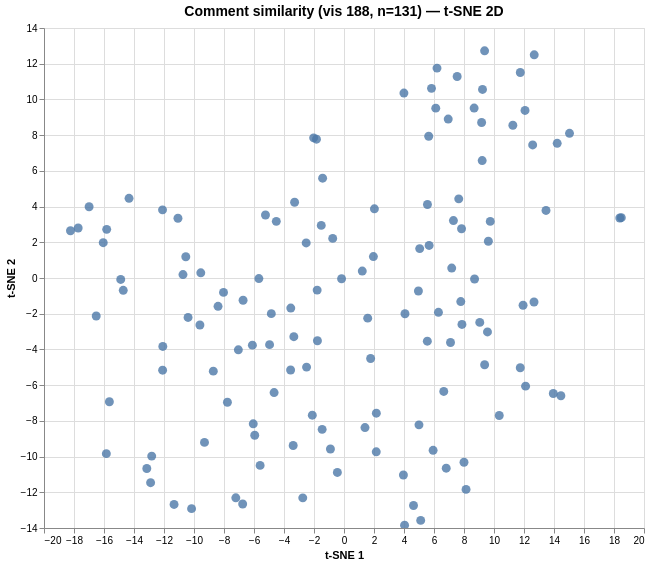

This figure's Vega-Lite source:
### Vega specification from a JSON file in a GitHub repository (floating-point values rounded to 4 significant figures; data arrays with more than 128 entries replaced by an {"elided": "..."} marker saying what was removed)
{"$schema": "https://vega.github.io/schema/vega/v6.json", "data": [{"name": "param_1e9efca18e7a2868_store"}, {"name": "source_0", "values": {"elided": "131 records"}}, {"name": "source_0_x_domain_dim_1", "values": [{"min": -18.23, "max": 18.49}]}, {"name": "source_0_y_domain_dim_2", "values": [{"min": -13.84, "max": 12.72}]}], "signals": [{"name": "unit", "value": {}, "on": [{"events": "pointermove", "update": "isTuple(group()) ? group() : unit"}]}, {"name": "param_1e9efca18e7a2868", "update": "vlSelectionResolve(\"param_1e9efca18e7a2868_store\", \"union\")"}, {"name": "param_1e9efca18e7a2868_dim_1", "on": [{"events": [{"source": "view", "type": "dblclick"}], "update": "null"}, {"events": {"signal": "param_1e9efca18e7a2868_translate_delta"}, "update": "panLinear(param_1e9efca18e7a2868_translate_anchor.extent_x, -param_1e9efca18e7a2868_translate_delta.x / width)"}, {"events": {"signal": "param_1e9efca18e7a2868_zoom_delta"}, "update": "zoomLinear(domain(\"x\"), param_1e9efca18e7a2868_zoom_anchor.x, param_1e9efca18e7a2868_zoom_delta)"}]}, {"name": "param_1e9efca18e7a2868_dim_2", "on": [{"events": [{"source": "view", "type": "dblclick"}], "update": "null"}, {"events": {"signal": "param_1e9efca18e7a2868_translate_delta"}, "update": "panLinear(param_1e9efca18e7a2868_translate_anchor.extent_y, param_1e9efca18e7a2868_translate_delta.y / height)"}, {"events": {"signal": "param_1e9efca18e7a2868_zoom_delta"}, "update": "zoomLinear(domain(\"y\"), param_1e9efca18e7a2868_zoom_anchor.y, param_1e9efca18e7a2868_zoom_delta)"}]}, {"name": "param_1e9efca18e7a2868_tuple", "on": [{"events": [{"signal": "param_1e9efca18e7a2868_dim_1 || param_1e9efca18e7a2868_dim_2"}], "update": "param_1e9efca18e7a2868_dim_1 && param_1e9efca18e7a2868_dim_2 ? {unit: \"\", fields: param_1e9efca18e7a2868_tuple_fields, values: [param_1e9efca18e7a2868_dim_1,param_1e9efca18e7a2868_dim_2]} : null"}]}, {"name": "param_1e9efca18e7a2868_tuple_fields", "value": [{"field": "dim_1", "channel": "x", "type": "R"}, {"field": "dim_2", "channel": "y", "type": "R"}]}, {"name": "param_1e9efca18e7a2868_translate_anchor", "value": {}, "on": [{"events": [{"source": "scope", "type": "pointerdown"}], "update": "{x: x(unit), y: y(unit), extent_x: domain(\"x\"), extent_y: domain(\"y\")}"}]}, {"name": "param_1e9efca18e7a2868_translate_delta", "value": {}, "on": [{"events": [{"source": "window", "between": [{"source": "scope", "type": "pointerdown"}, {"source": "window", "type": "pointerup"}], "type": "pointermove", "consume": true}], "update": "{x: param_1e9efca18e7a2868_translate_anchor.x - x(unit), y: param_1e9efca18e7a2868_translate_anchor.y - y(unit)}"}]}, {"name": "param_1e9efca18e7a2868_zoom_anchor", "on": [{"events": [{"source": "scope", "type": "wheel", "consume": true}], "update": "{x: invert(\"x\", x(unit)), y: invert(\"y\", y(unit))}"}]}, {"name": "param_1e9efca18e7a2868_zoom_delta", "on": [{"events": [{"source": "scope", "type": "wheel", "consume": true}], "update": "pow(1.001, event.deltaY * pow(16, event.deltaMode))", "force": true}]}, {"name": "param_1e9efca18e7a2868_modify", "on": [{"events": {"signal": "param_1e9efca18e7a2868_tuple"}, "update": "modify(\"param_1e9efca18e7a2868_store\", param_1e9efca18e7a2868_tuple, true)"}]}], "marks": [{"type": "symbol", "name": "marks", "from": {"data": "source_0"}, "encode": {"update": {"x": {"field": "dim_1", "scale": "x"}, "y": {"field": "dim_2", "scale": "y"}, "shape": {"value": "circle"}, "size": {"value": 80}, "opacity": {"value": 0.8}, "tooltip": {"signal": "{\"Comment #\": format(datum[\"index\"], \"\"), \"Comment\": isValid(datum[\"comment\"]) ? datum[\"comment\"] : \"\"+datum[\"comment\"]}"}, "fill": {"value": "#4c78a8"}}}, "interactive": true, "clip": true, "style": ["circle"]}], "scales": [{"name": "x", "type": "linear", "domain": [{"signal": "(data(\"source_0_x_domain_dim_1\")[0] || {}).min"}, {"signal": "(data(\"source_0_x_domain_dim_1\")[0] || {}).max"}], "range": [0, {"signal": "width"}], "zero": true, "domainRaw": {"signal": "param_1e9efca18e7a2868[\"dim_1\"]"}, "nice": true}, {"name": "y", "type": "linear", "domain": [{"signal": "(data(\"source_0_y_domain_dim_2\")[0] || {}).min"}, {"signal": "(data(\"source_0_y_domain_dim_2\")[0] || {}).max"}], "range": [{"signal": "height"}, 0], "zero": true, "nice": true, "domainRaw": {"signal": "param_1e9efca18e7a2868[\"dim_2\"]"}}], "axes": [{"scale": "x", "grid": true, "ticks": false, "tickCount": {"signal": "ceil(width/40)"}, "aria": false, "zindex": 0, "maxExtent": 0, "gridScale": "y", "labels": false, "minExtent": 0, "orient": "bottom", "domain": false}, {"scale": "y", "orient": "left", "zindex": 0, "labels": false, "aria": false, "gridScale": "x", "domain": false, "minExtent": 0, "ticks": false, "grid": true, "maxExtent": 0, "tickCount": {"signal": "ceil(height/40)"}}, {"scale": "x", "grid": false, "tickCount": {"signal": "ceil(width/40)"}, "title": "t-SNE 1", "labelOverlap": true, "labelFlush": true, "orient": "bottom", "zindex": 0}, {"scale": "y", "tickCount": {"signal": "ceil(height/40)"}, "grid": false, "zindex": 0, "orient": "left", "labelOverlap": true, "title": "t-SNE 2"}], "title": {"text": "Comment similarity (vis 188, n=131) — t-SNE 2D", "fontSize": 14, "frame": "group"}, "width": 600, "height": 500, "padding": 5, "background": "white", "style": "cell"}
